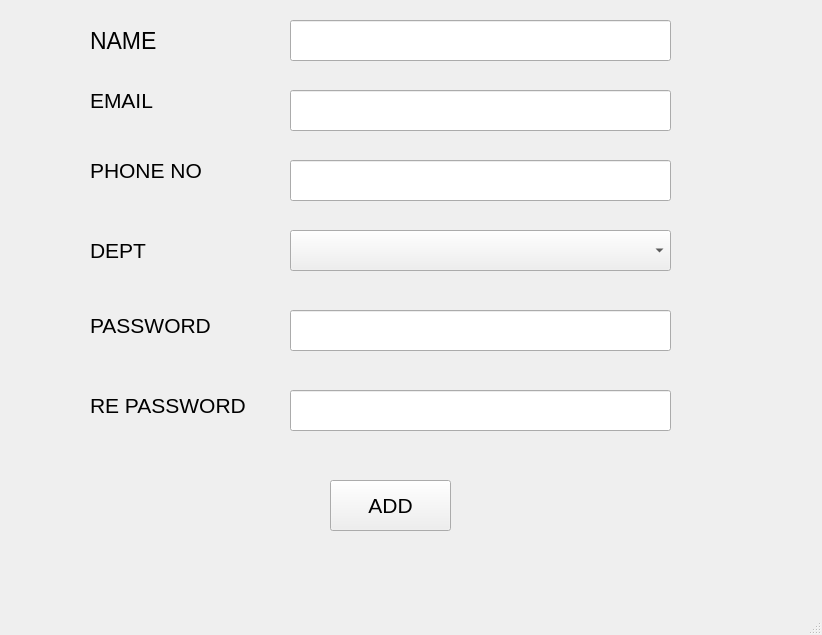
<?xml version="1.0" encoding="UTF-8"?>
<ui version="4.0">
 <class>adddoctor</class>
 <widget class="QMainWindow" name="adddoctor">
  <property name="geometry">
   <rect>
    <x>0</x>
    <y>0</y>
    <width>822</width>
    <height>635</height>
   </rect>
  </property>
  <property name="windowTitle">
   <string>MainWindow</string>
  </property>
  <widget class="QWidget" name="centralwidget">
   <widget class="QLabel" name="l1">
    <property name="geometry">
     <rect>
      <x>90</x>
      <y>20</y>
      <width>91</width>
      <height>41</height>
     </rect>
    </property>
    <property name="font">
     <font>
      <pointsize>17</pointsize>
     </font>
    </property>
    <property name="text">
     <string>NAME</string>
    </property>
   </widget>
   <widget class="QLabel" name="l2">
    <property name="geometry">
     <rect>
      <x>90</x>
      <y>80</y>
      <width>91</width>
      <height>41</height>
     </rect>
    </property>
    <property name="font">
     <font>
      <pointsize>16</pointsize>
     </font>
    </property>
    <property name="text">
     <string>EMAIL</string>
    </property>
   </widget>
   <widget class="QLabel" name="l3">
    <property name="geometry">
     <rect>
      <x>90</x>
      <y>150</y>
      <width>131</width>
      <height>41</height>
     </rect>
    </property>
    <property name="font">
     <font>
      <pointsize>16</pointsize>
     </font>
    </property>
    <property name="text">
     <string>PHONE NO</string>
    </property>
   </widget>
   <widget class="QLabel" name="l4">
    <property name="geometry">
     <rect>
      <x>90</x>
      <y>230</y>
      <width>111</width>
      <height>41</height>
     </rect>
    </property>
    <property name="font">
     <font>
      <pointsize>16</pointsize>
     </font>
    </property>
    <property name="text">
     <string>DEPT</string>
    </property>
   </widget>
   <widget class="QLabel" name="l5">
    <property name="geometry">
     <rect>
      <x>90</x>
      <y>310</y>
      <width>181</width>
      <height>31</height>
     </rect>
    </property>
    <property name="font">
     <font>
      <pointsize>16</pointsize>
     </font>
    </property>
    <property name="text">
     <string>PASSWORD</string>
    </property>
   </widget>
   <widget class="QLabel" name="l6">
    <property name="geometry">
     <rect>
      <x>90</x>
      <y>390</y>
      <width>191</width>
      <height>31</height>
     </rect>
    </property>
    <property name="font">
     <font>
      <pointsize>16</pointsize>
     </font>
    </property>
    <property name="text">
     <string>RE PASSWORD</string>
    </property>
   </widget>
   <widget class="QLineEdit" name="t1">
    <property name="geometry">
     <rect>
      <x>290</x>
      <y>20</y>
      <width>381</width>
      <height>41</height>
     </rect>
    </property>
   </widget>
   <widget class="QLineEdit" name="t2">
    <property name="geometry">
     <rect>
      <x>290</x>
      <y>90</y>
      <width>381</width>
      <height>41</height>
     </rect>
    </property>
   </widget>
   <widget class="QLineEdit" name="t4">
    <property name="geometry">
     <rect>
      <x>290</x>
      <y>310</y>
      <width>381</width>
      <height>41</height>
     </rect>
    </property>
   </widget>
   <widget class="QLineEdit" name="t3">
    <property name="geometry">
     <rect>
      <x>290</x>
      <y>160</y>
      <width>381</width>
      <height>41</height>
     </rect>
    </property>
   </widget>
   <widget class="QLineEdit" name="t5">
    <property name="geometry">
     <rect>
      <x>290</x>
      <y>390</y>
      <width>381</width>
      <height>41</height>
     </rect>
    </property>
   </widget>
   <widget class="QComboBox" name="combo1">
    <property name="geometry">
     <rect>
      <x>290</x>
      <y>230</y>
      <width>381</width>
      <height>41</height>
     </rect>
    </property>
   </widget>
   <widget class="QPushButton" name="b1">
    <property name="geometry">
     <rect>
      <x>330</x>
      <y>480</y>
      <width>121</width>
      <height>51</height>
     </rect>
    </property>
    <property name="font">
     <font>
      <pointsize>16</pointsize>
     </font>
    </property>
    <property name="text">
     <string>ADD</string>
    </property>
   </widget>
  </widget>
  <widget class="QMenuBar" name="menubar">
   <property name="geometry">
    <rect>
     <x>0</x>
     <y>0</y>
     <width>822</width>
     <height>26</height>
    </rect>
   </property>
  </widget>
  <widget class="QStatusBar" name="statusbar"/>
 </widget>
 <resources/>
 <connections/>
</ui>
